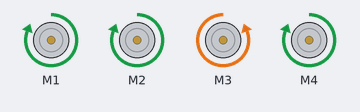
This sketch was run on a simulated Arduino Uno, built with avr-gcc and run on an emulated ATmega328P. Shown: 4 × DC motor (green arrow = forward, orange = backward, longer = faster).

Above: at 2.5 s.
At 7.0 s:
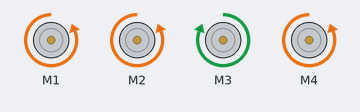
At 16.5 s:
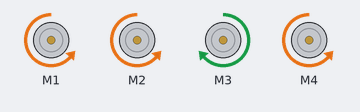
At 24.2 s:
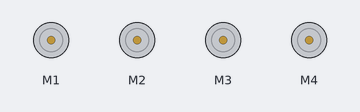
Timing chart, 0 to 24.7 s (numbered marks = the images above):
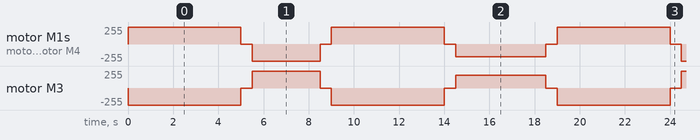

Measured:
- by itself, motor M3: repeats every 19.0 s: stopped 0.50 s, forward 255/255 3.0 s, stopped 0.50 s, backward 255/255 5.0 s, stopped 0.50 s, forward 190/255 4.0 s, stopped 0.50 s, backward 255/255 5.0 s
- by itself, motor M1, motor M2, motor M4: repeats every 19.0 s: stopped 0.50 s, backward 255/255 3.0 s, stopped 0.50 s, forward 255/255 5.0 s, stopped 0.50 s, backward 190/255 4.0 s, stopped 0.50 s, forward 255/255 5.0 s

The sketch:

CAR.ino
```cpp
/*
For dc motor class =
  AF_DCMotor motor(1) for 1st motor
  runs by pwm
  motor.setSpeed(255)
  motor.run();
            FORWARD
            BACKWARD
            RELEASE
*/
/*To check Motor for car*/
#include<AFMotor.h>
AF_DCMotor m1(1), m2(2), m3(3), m4(4);
void setup() {
  // put your setup code here, to run once:
  //motor.setSpeed(255);
}
void front(int speed)
{
  setSpeed(speed);
  m1.run(FORWARD);
  m2.run(FORWARD);
  m3.run(BACKWARD);
  m4.run(FORWARD);
}
void back(int speed)
{
  setSpeed(speed);
  m1.run(BACKWARD);
  m2.run(BACKWARD);
  m3.run(FORWARD);
  m4.run(BACKWARD);
}

void stop()
{
  // setSpeed(speed);
  m1.run(RELEASE);
  m2.run(RELEASE);
  m3.run(RELEASE);
  m4.run(RELEASE);
}
// void turn(int speed)
// {
//   setSpeed(speed);
//   m1.run(Fo)
// }
void setSpeed(int speed)
{
  m1.setSpeed(speed);
  m2.setSpeed(speed);
  m3.setSpeed(speed);
  m4.setSpeed(speed);
}
void loop() {
  // put your main code here, to run repeatedly:
  // motor.run(FORWARD);
  // delay(1000);
  // motor.run(BACKWARD);
  // delay(1000);
  // motor.run(RELEASE);
  // delay(1000);
  front(255);
  delay(5000);
  stop();
  delay(500);
  back(255);
  delay(3000);
  stop();
  delay(500);
  front(255);
  delay(5000);
  stop();
  delay(500);
  back(190);
  delay(4000);
  stop();
  delay(500);
}
```
